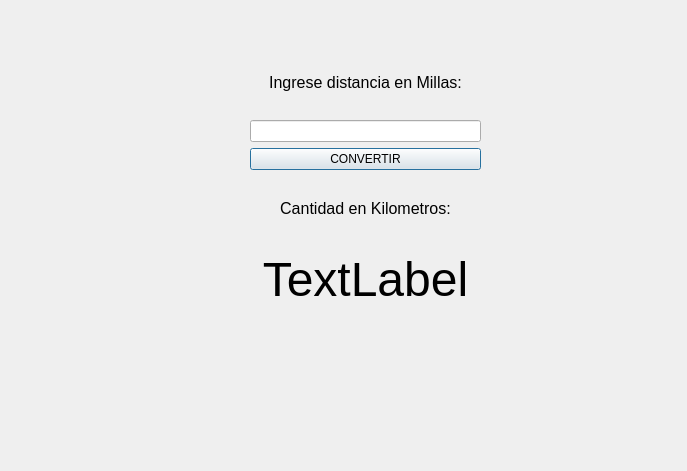
<?xml version="1.0" encoding="UTF-8"?>
<ui version="4.0">
 <class>Dialog</class>
 <widget class="QDialog" name="Dialog">
  <property name="geometry">
   <rect>
    <x>0</x>
    <y>0</y>
    <width>687</width>
    <height>471</height>
   </rect>
  </property>
  <property name="windowTitle">
   <string>Dialog</string>
  </property>
  <widget class="QWidget" name="">
   <property name="geometry">
    <rect>
     <x>250</x>
     <y>50</y>
     <width>231</width>
     <height>261</height>
    </rect>
   </property>
   <layout class="QGridLayout" name="gridLayout">
    <item row="0" column="0">
     <widget class="QLabel" name="label">
      <property name="font">
       <font>
        <pointsize>12</pointsize>
       </font>
      </property>
      <property name="text">
       <string>Ingrese distancia en Millas:</string>
      </property>
      <property name="alignment">
       <set>Qt::AlignCenter</set>
      </property>
     </widget>
    </item>
    <item row="1" column="0">
     <widget class="QLineEdit" name="lineEdit_millas"/>
    </item>
    <item row="2" column="0">
     <widget class="QPushButton" name="pushButton">
      <property name="text">
       <string>CONVERTIR</string>
      </property>
     </widget>
    </item>
    <item row="3" column="0">
     <widget class="QLabel" name="label_2">
      <property name="font">
       <font>
        <pointsize>12</pointsize>
       </font>
      </property>
      <property name="text">
       <string>Cantidad en Kilometros:</string>
      </property>
      <property name="alignment">
       <set>Qt::AlignCenter</set>
      </property>
     </widget>
    </item>
    <item row="4" column="0">
     <widget class="QLabel" name="label_resultado_km">
      <property name="font">
       <font>
        <pointsize>36</pointsize>
       </font>
      </property>
      <property name="text">
       <string>TextLabel</string>
      </property>
      <property name="alignment">
       <set>Qt::AlignCenter</set>
      </property>
     </widget>
    </item>
   </layout>
  </widget>
 </widget>
 <resources/>
 <connections/>
</ui>
